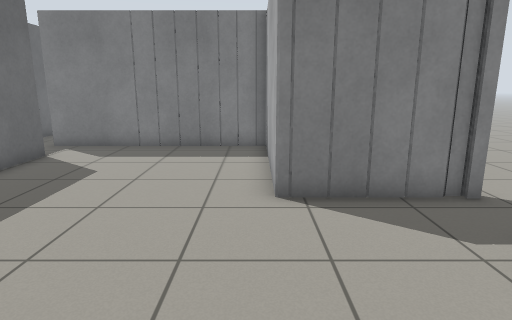
view 1 (above)

21 first-person views from a walk through a world built for the Gazebo simulator. The camera is 1.1 m above the floor, tilts 12° down and sees 75° across. The floor is counted in squares, 0.5 m on a side. Each view is taken from the middle of a square. On the plan, view 1 faces up. The plan holds only what a view shows up to about 19 squares ahead; the rest is blank.

view 2
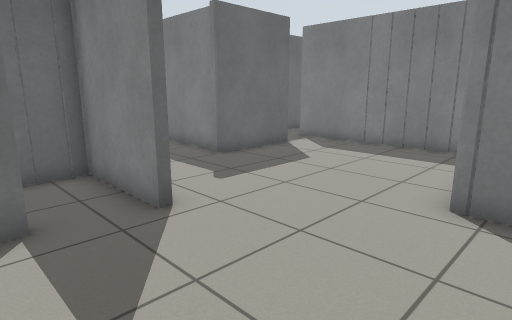

view 3
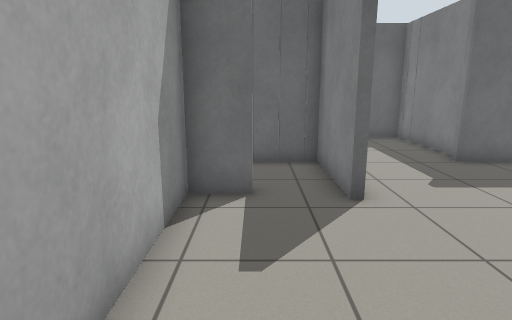

view 4
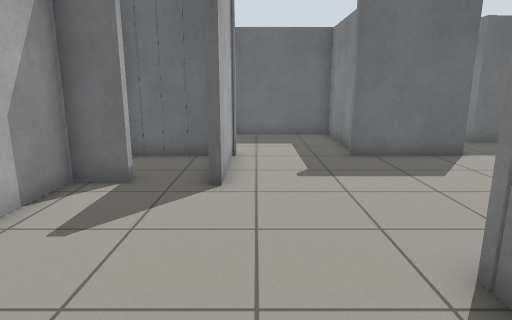

view 5
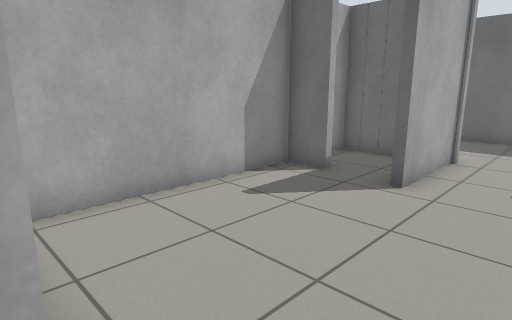

view 6
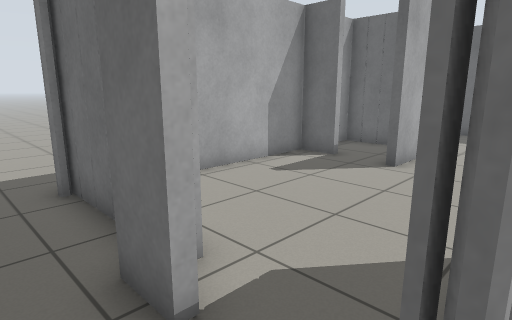

view 7
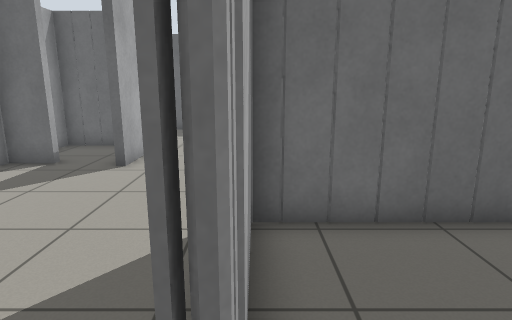

view 8
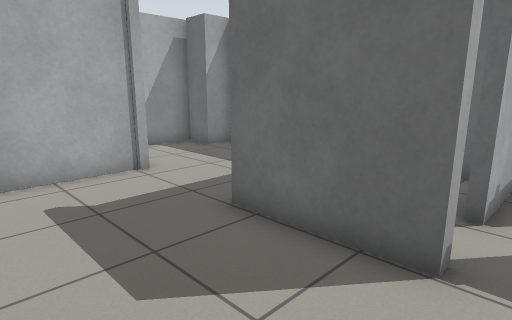

view 9
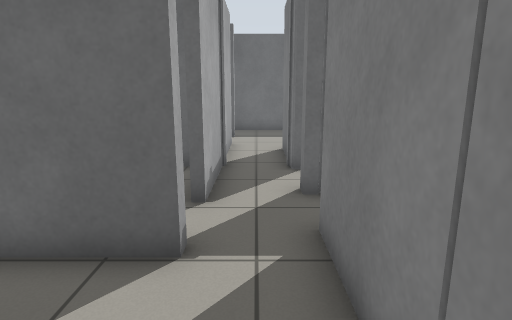

view 10
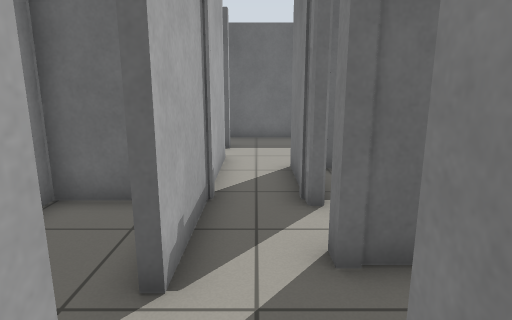

view 11
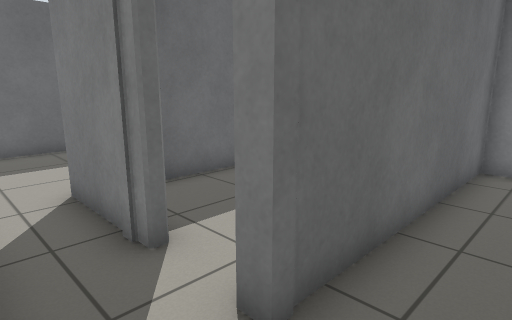

view 12
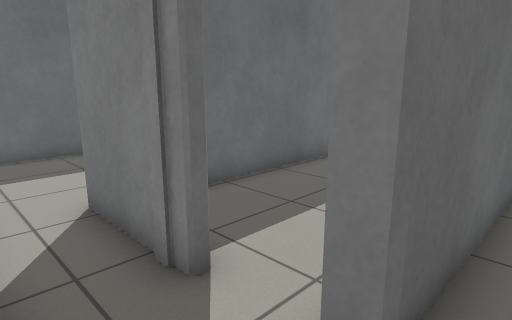

view 13
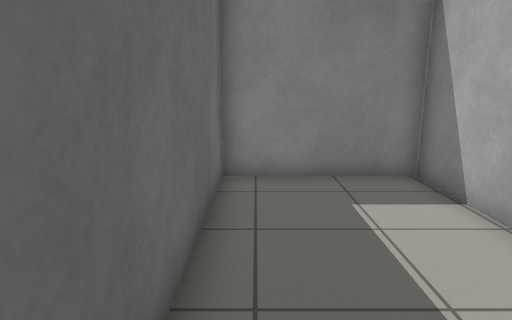

view 14
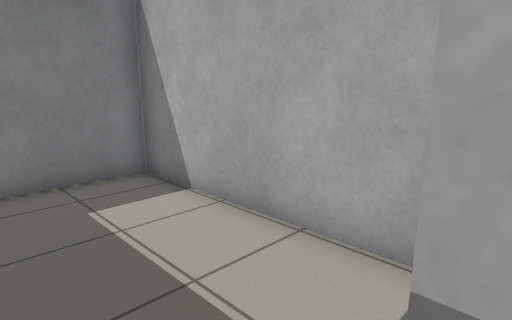

view 15
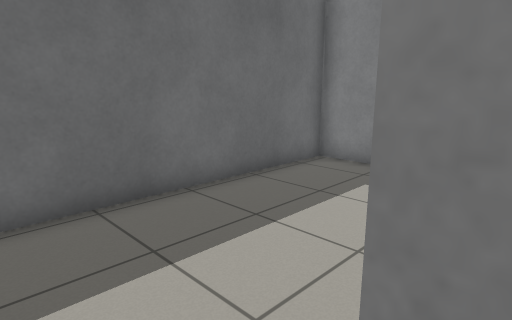

view 16
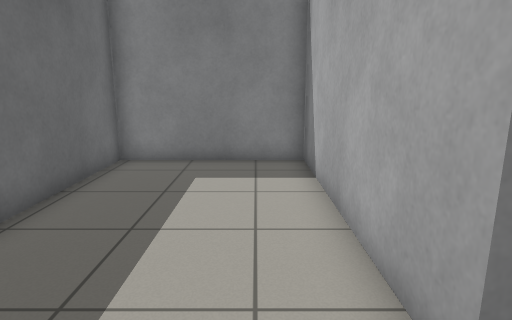

view 17
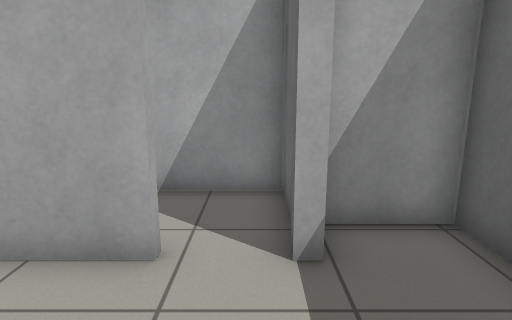

view 18
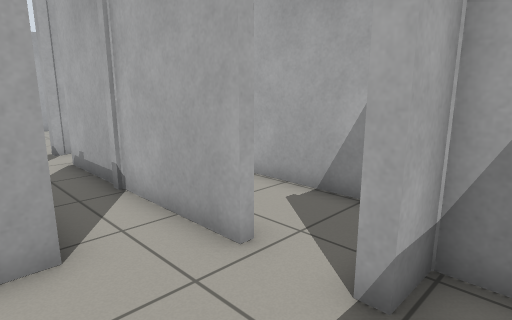

view 19
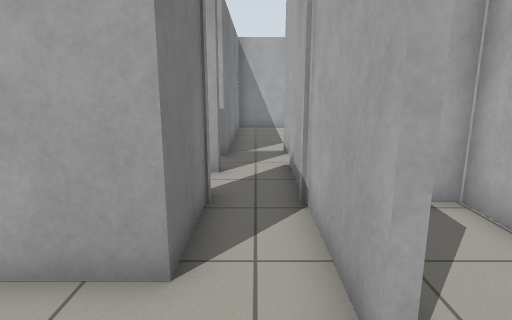

view 20
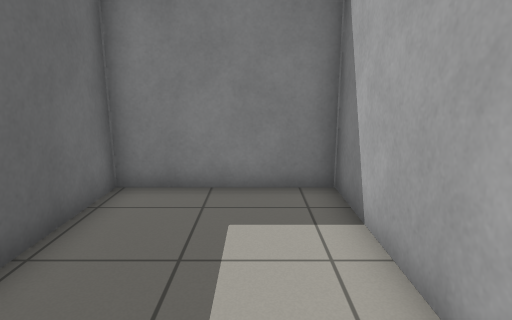

view 21
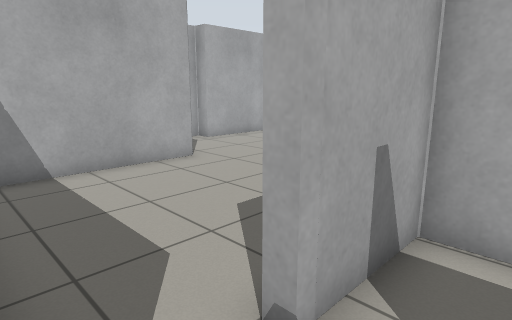

### Floor plan
Ten units are one square. View 1 is at (0, 0); x grows to the right and y downward. Boxes are objects, and circles mark ways between rooms. Rooms are numbered by the first view taken in them; rooms with no view inside come last. Other rooms are left out.
<svg viewBox="-218 -218 278 243">
<path fill="none" stroke="#000" d="M-34 -29 -71 -29 -71 5 -62 5M-65 -32 -34 -32M-42 -9 -38 -9 -38 5 30 5M36 -66 4 -66 4 -130 -80 -130M-74 -110 -71 -110 -71 -72M36 1 36 -36 43 -36 43 -40M39 -16 39 8M46 -46 46 -32M46 -66 36 -66M-93 -110 -93 -106M-86 -79 -74 -79 -74 -110M-124 -101 -124 -79M-49 -142 -49 -213 -99 -213 -99 -130 -104 -130M-105 -110 -93 -110M-102 -160 -102 -213 -152 -213 -152 -139M-121 -130 -155 -130M-155 -110 -105 -110M-167 -106 -167 -110M-186 -110 -186 -79 -127 -79M-155 -130 -155 -213 -213 -213 -213 -98 -189 -98 -189 -110 -186 -110M-167 -110 -155 -110M-75 -32 -65 -32M-78 -76 -124 -76 -124 -21M-125 -11 -112 -11 -112 2M-115 5 -92 5"/>
<circle cx="40" cy="-55" r="3" fill="#2a7"/>
<circle cx="-70" cy="-120" r="3" fill="#2a7"/>
<circle cx="-70" cy="-55" r="3" fill="#2a7"/>
<circle cx="-85" cy="-110" r="3" fill="#2a7"/>
<circle cx="-100" cy="-125" r="3" fill="#2a7"/>
<circle cx="-160" cy="-120" r="3" fill="#2a7"/>
<circle cx="-175" cy="-110" r="3" fill="#2a7"/>
<text x="-20" y="-60">1</text>
<text x="10" y="20">2</text>
<text x="-90" y="-100">3</text>
<text x="-80" y="-160">4</text>
<text x="-130" y="-160">5</text>
<text x="-160" y="-100">6</text>
<text x="-180" y="-160">7</text>
<text x="-90" y="-40">8</text>
</svg>
Room 1 opens to room 2. Room 1 opens to room 4. Room 1 opens to room 8. Room 3 opens to room 4. Room 4 opens to room 5. Room 5 opens to room 7. Room 6 opens to room 7.

Where each view was taken, in squares from view 1:
view 1: 0 up, 0 right, facing up
view 2: 0 up, 2 right, facing up-left
view 3: 1 up, 3 right, facing left
view 4: 4 up, 4 right, facing left
view 5: 6 up, 4 right, facing down-left
view 6: 7 up, 6 right, facing down-left
view 7: 7 up, 6 right, facing left
view 8: 12 up, 3 left, facing down-left
view 9: 12 up, 3 left, facing left
view 10: 12 up, 6 left, facing left
view 11: 11 up, 8 left, facing up-left
view 12: 11 up, 9 left, facing up-left
view 13: 13 up, 9 left, facing up
view 14: 13 up, 9 left, facing up-right
view 15: 12 up, 15 left, facing up-left
view 16: 11 up, 17 left, facing up
view 17: 15 up, 18 left, facing down
view 18: 14 up, 20 left, facing down-right
view 19: 12 up, 19 left, facing right
view 20: 14 up, 12 left, facing up
view 21: 13 up, 9 left, facing down-right
